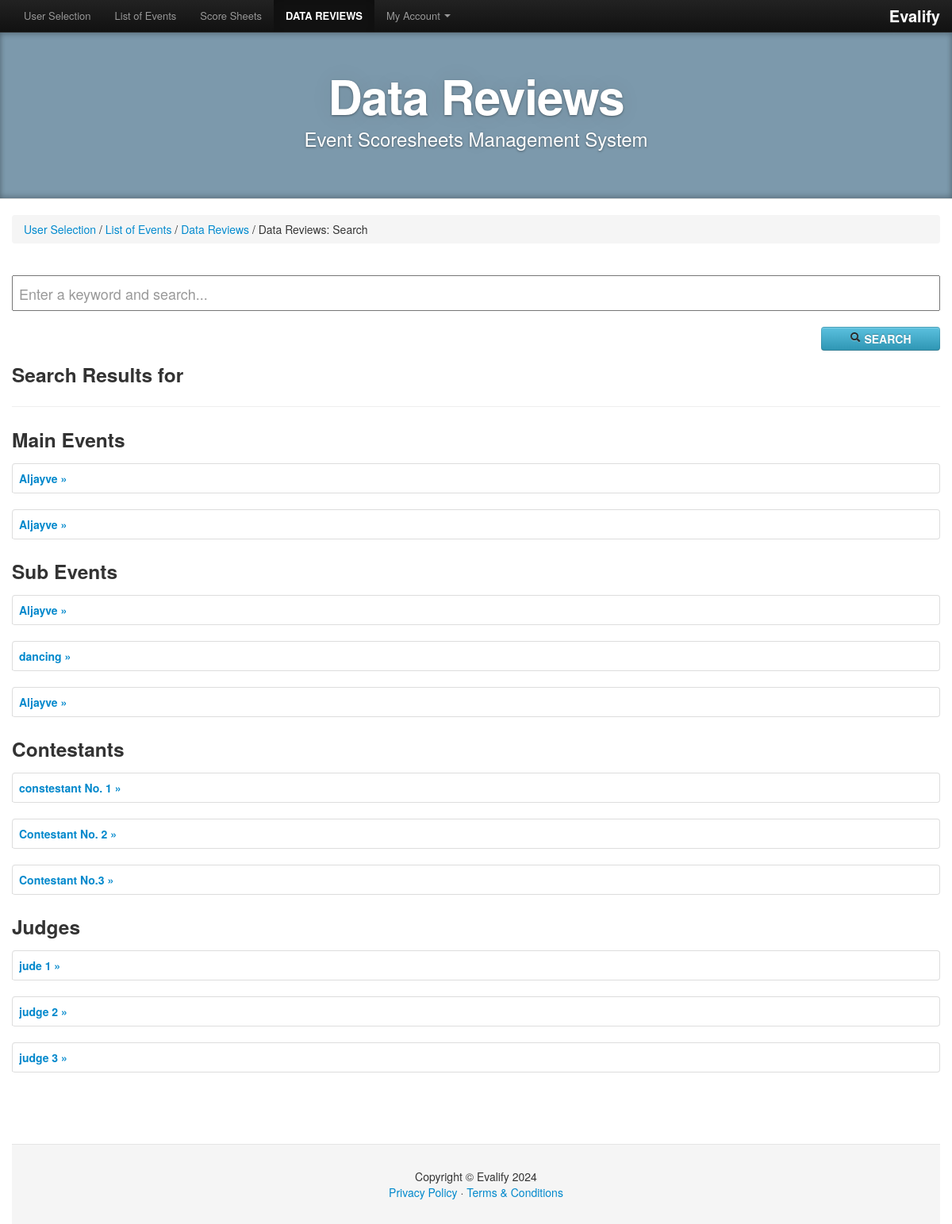
The page /review_search.php (signed in) on the database its author committed.
### tables this page shows
CREATE TABLE `main_event` (
  `mainevent_id` int(11) NOT NULL,
  `event_name` varchar(255) NOT NULL,
  `status` varchar(50) NOT NULL,
  `organizer_id` int(11) NOT NULL,
  `sy` varchar(9) NOT NULL,
  `date_start` date NOT NULL,
  `date_end` date NOT NULL,
  `place` varchar(255) NOT NULL
);

CREATE TABLE `sub_event` (
  `subevent_id` int(11) NOT NULL,
  `mainevent_id` int(11) NOT NULL,
  `organizer_id` int(11) NOT NULL,
  `event_name` varchar(255) NOT NULL,
  `status` varchar(50) NOT NULL,
  `eventdate` date NOT NULL,
  `eventtime` time NOT NULL,
  `view` varchar(15) NOT NULL,
  `place` text NOT NULL
);

CREATE TABLE `contestants` (
  `contestant_id` int(11) NOT NULL,
  `fullname` varchar(255) NOT NULL,
  `subevent_id` int(11) NOT NULL,
  `contestant_ctr` int(11) NOT NULL,
  `status` varchar(50) NOT NULL,
  `txt_code` varchar(255) NOT NULL,
  `rand_code` int(11) NOT NULL
);

CREATE TABLE `judges` (
  `judge_id` int(11) NOT NULL,
  `subevent_id` int(11) NOT NULL,
  `judge_ctr` int(11) NOT NULL,
  `fullname` varchar(255) NOT NULL,
  `code` varchar(6) NOT NULL,
  `jtype` varchar(25) NOT NULL
);

### review_search.php (the view, shortened to what this page needs)
<!DOCTYPE html>
<html lang="en">
   <?php
   include('header2.php');
   include('session.php');
  $txtsearch=$_POST['txtsearch'];
    ?>
  <body>
    <div class="navbar navbar-inverse navbar-fixed-top">
      <div class="navbar-inner">
        <div class="container">
              <a class="brand" href="#">Evalify</a>
          <div class="nav-collapse collapse">
            <ul class="nav">
              <li>
                <a href="selection.php">User Selection</a>
              </li>
                <li>
                <a href="home.php">List of Events</a>
              </li>
              <li>
                <a href="score_sheets.php">Score Sheets</a>
              </li>
               <li class="active">
                  <a href="rev_main_event.php"><strong>DATA REVIEWS</strong></a>
              </li>
                <li class="dropdown">
                  <a href="#" class="dropdown-toggle" data-toggle="dropdown" role="button" aria-expanded="false">My Account <span class="caret"></span></a>
                    </li>
            </ul>
          </div>
        </div>
      </div>
    </div>
<header class="jumbotron subhead" id="overview">
  <div class="container">
    <h1>Data Reviews</h1>
    <p class="lead">Event Scoresheets Management System</p>
  </div>
</header>
    <div class="container">
    <br />
                <div class="col-md-12">
                    <ul class="breadcrumb">
                        <li><a href="selection.php">User Selection</a> / </li>
                        <li><a href="home.php">List of Events</a> / </li>
                        <li><a href="rev_main_event.php">Data Reviews</a> / </li>
                        <li>Data Reviews: Search</li>
                    </ul>
                </div>
    <br />
    <div class="col-lg-10">
    <form method="POST" target="_self" action="review_search.php">
     <input style="font-size: large; height: 45px !important; text-indent: 7px !important;" class="form-control btn-block" name="txtsearch" placeholder="Enter a keyword and search..." value="<?php echo $txtsearch; ?>" />
     <br />
      <button class="btn btn-info pull-right" style="width: 150px !important;"><i class="icon-search"></i> <strong>SEARCH</strong></button>
      </form>
   </div>
  <div class="row">
      <div class="span12">
 <h3>Search Results for <i><ins><?php echo $txtsearch; ?></ins></i></h3>
  <hr />
 <?php
          $event_query = $conn->query("select * from main_event where event_name like '%$txtsearch%'") or die(mysql_error());
     $menum_row = $event_query->rowcount();
        if( $menum_row > 0)
        { ?>
         <h3>Main Events</h3>
     	<?php while ($event_row = $event_query->fetch())
        {
            $search_mainevent_id=$event_row['mainevent_id'];
            ?>
          <table class="table table-bordered">
        <thead>
     <th><a title="click to view full details" target="_blank" href="print_all_results.php?main_event_id=<?php echo $search_mainevent_id; ?>"><?php echo $event_row['event_name']; ?> &raquo;</a></th>
        </thead>
          </table>
      <?php } } ?>
    <?php
          $event_query = $conn->query("select * from sub_event where event_name like '%$txtsearch%'") or die(mysql_error());
     $menum_row = $event_query->rowcount();
        if( $menum_row > 0){ ?>
        <h3>Sub Events</h3>
        <?php
        while ($event_row = $event_query->fetch())
        {
             $search_mainevent_id=$event_row['mainevent_id'];
             $search_subevent_id=$event_row['subevent_id'];
            ?>
          <table class="table table-bordered">
        <thead>
     <th><a title="click to view full details" target="_blank" href="review_result.php?mainevent_id=<?php echo $search_mainevent_id; ?>&sub_event_id=<?php echo $search_subevent_id; ?>"><?php echo $event_row['event_name']; ?> &raquo;</a></th>
        </thead>
          </table>
      <?php } } ?>
      <?php
          $event_query = $conn->query("select * from contestants where fullname like '%$txtsearch%'") or die(mysql_error());
     $menum_row = $event_query->rowcount();
        if( $menum_row > 0)
        { ?>
              <h3>Contestants</h3>
            <?php	while ($event_row = $event_query->fetch())
        {
            ?>
          <table class="table table-bordered">
        <thead>
     <th><a title="click to view full details" href="#"><?php echo $event_row['fullname']; ?> &raquo;</a></th>
        </thead>
          </table>
      <?php } } ?>
      <?php
          $event_query = $conn->query("select * from judges where fullname like '%$txtsearch%'") or die(mysql_error());
     $menum_row = $event_query->rowcount();
        if( $menum_row > 0)
        { ?>
        <h3>Judges</h3>
     	<?php while ($event_row = $event_query->fetch())
        {
            ?>
          <table class="table table-bordered">
        <thead>
     <th><a title="click to view full details" href="#"><?php echo $event_row['fullname']; ?> &raquo;</a></th>
        </thead>
          </table>
      <?php } } ?>
    </div>
  </div>
    <?php include('footer.php'); ?>
  </body>
</html>

### assets/css/docs.css (style rules this page uses)
body { position: relative; padding-top: 40px; }
body > .navbar { font-size: 13px; }
body > .navbar .brand { padding-right: 0; padding-left: 0; margin-left: 20px; float: right; font-weight: bold; color: rgb(255, 255, 255); text-shadow: 0 1px 0 rgba(255,255,255,.1), 0 0 30px rgba(255,255,255,.125); -webkit-transition: all .2s linear; -moz-transition: all .2s linear; transition: all .2s linear; }
.jumbotron { position: relative; padding: 40px 0; color: #fff; text-align: center; text-shadow: 0 1px 3px rgba(0,0,0,.4), 0 0 30px rgba(0,0,0,.075); background: #7C99AC; filter: progid:DXImageTransform.Microsoft.gradient( startColorstr='#001995', endColorstr='#5E79FD',GradientType=1 ); -webkit-box-shadow: inset 0 3px 7px rgba(0,0,0,.2), inset 0 -3px 7px rgba(0,0,0,.2); -moz-box-shadow: inset 0 3px 7px rgba(0,0,0,.2), inset 0 -3px 7px rgba(0,0,0,.2); box-shadow: inset 0 3px 7px rgba(0,0,0,.2), inset 0 -3px 7px rgba(0,0,0,.2); }
.jumbotron h1 { font-size: 80px; font-weight: bold; text-align: center; letter-spacing: -1px; line-height: 1; }
.jumbotron p { font-size: 24px; font-weight: 300; line-height: 1.25; margin-bottom: 30px; }
.jumbotron .container { position: relative; z-index: 2; }
.subhead { text-align: left; border-bottom: 1px solid #ddd; }
.subhead h1 { font-size: 60px; text-align: center; }
.subhead p { margin-bottom: 20px; text-align: center; }
h2 + table, h3 + table, h4 + table, h2 + .row { margin-top: 5px; }

### assets/css/style.css (style rules this page uses)
html, body { height: 100%; }
body { display: flex; flex-direction: column; }
.container { flex: 1 0 auto; }

### rows shown on the page
main_event: event_name "Aljayve"
main_event: event_name "Aljayve"
sub_event: event_name "Aljayve"
sub_event: event_name "dancing"
sub_event: event_name "Aljayve"
contestants: fullname "constestant No. 1"
contestants: fullname "Contestant No. 2"
contestants: fullname "Contestant No.3"
judges: fullname "jude 1"
judges: fullname "judge 2"
judges: fullname "judge 3"
